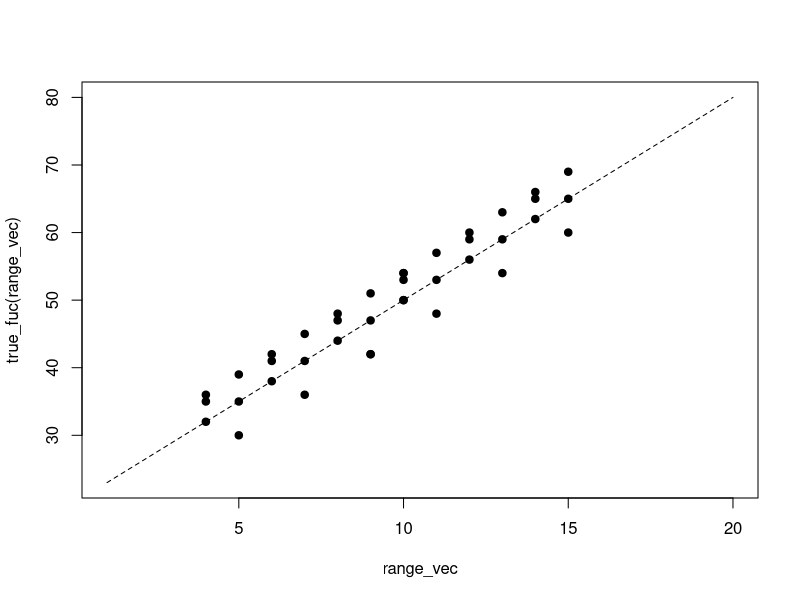

Reproduce this figure in R.
# 원래의 직선식
true_fuc <- function(x){
  result <- x * 3 + 20
  return(result)
}

range_vec <- 1:20

plot(range_vec, true_fuc(range_vec), 
     type = 'l', lty = 2)

# 잡음이 없을 경우
# points(x, y) 관찰
points(4, true_fuc(4), pch = 19)
points(10, true_fuc(10), pch = 19)
x <- 5:15
points(x, true_fuc(x), pch = 19)


# 잡음이 숫자인 경우
noise_fuc <- function(x){
  result <- x * 3 + 20 + 4         # 4 부분이 노이즈
  return(result)
}
points(4, noise_fuc(4), pch = 19)
points(10, noise_fuc(10), pch = 19)
points(x, noise_fuc(x), pch = 19)


# 잡음이 어떤 규칙을 가진 경우
noise_fuc2 <- function(x){
  true_vec <- x * 3 + 20
  noise_vec <- rep(0, length(x))
  ## x가 짝수
  noise_vec[x %% 2 == 0] <- 3
  ## x가 홀수
  noise_vec[x %% 2 == 1] <- -5
  noise_vec
  result <- true_vec + noise_vec
  return(result)
}
points(4, noise_fuc2(4), pch = 19)
points(9, noise_fuc2(9), pch = 19)
points(x, noise_fuc2(x), pch = 19)

